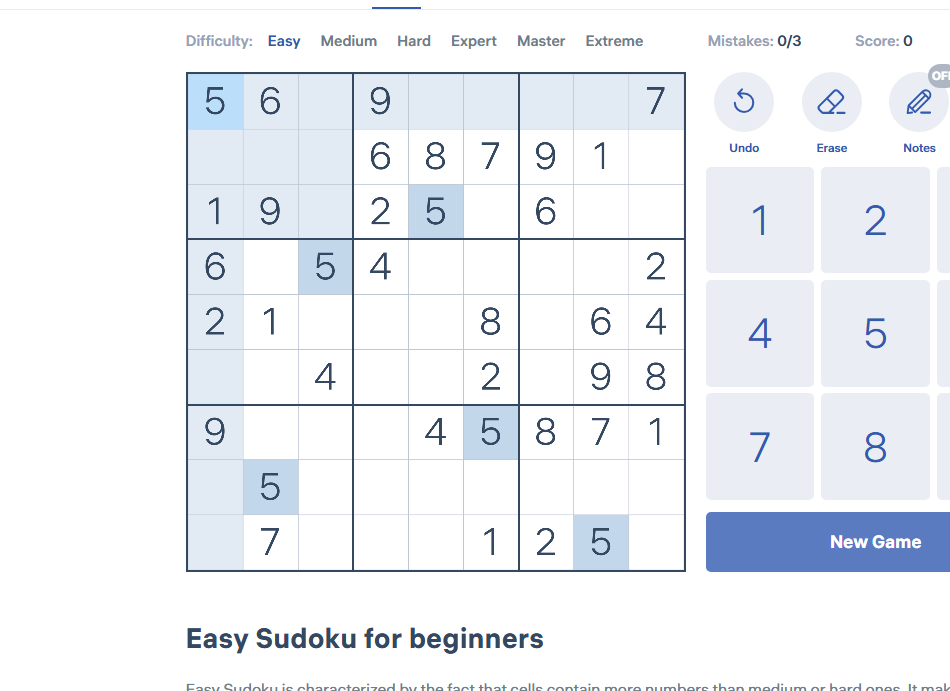
#> input picture Sudoku Solver/Regular Sudoku/Puzzles/puzzle6.png, 950 x 691 px
$ python sudokuMain.py
#> lines starting #> are read from the running program, lines starting #| are printed output that depends on the picture
### Sudoku Solver/Regular Sudoku/sudokuReader.py
import cv2
import sys
import os

class sudokuReader:
    def __init__(self, image):
#> called with image = 'Puzzles/puzzle6.png'
        sys.setrecursionlimit(10000)
        self.name = image
        print("Reading screenshot...")
        self.image = cv2.imread(self.name)
#> self.image is the input picture: shape (691, 950, 3); mean B, G, R 245.4, 240.9, 237.5
        self.height, self.width, self.channels = self.image.shape
#> self.height = 691; self.width = 950; self.channels = 3
        self.sudoku = []
        self.border_rgb = [97, 72, 52]
        self.cropImage()

    # [4 lines left out: function displayImage, not called in this run]

    def getRGBAt(self, image, row, col):
        return [value for value in image[row, col]]

    def changeRGBAt(self, image, row, col, rgb):
        image[row, col] = rgb

    def saveImage(self, name, image):
        cv2.imwrite(name, image)

    def cropImage(self):
        top_left, bottom_right = self.getBorderCoordinates()
#> top_left = (72, 186); bottom_right = (571, 685)
        if top_left == bottom_right == (-1, -1):
            print("Invalid Image")
            return
        self.image = self.image[top_left[0]:bottom_right[0]+1, top_left[1]:bottom_right[1]+1]
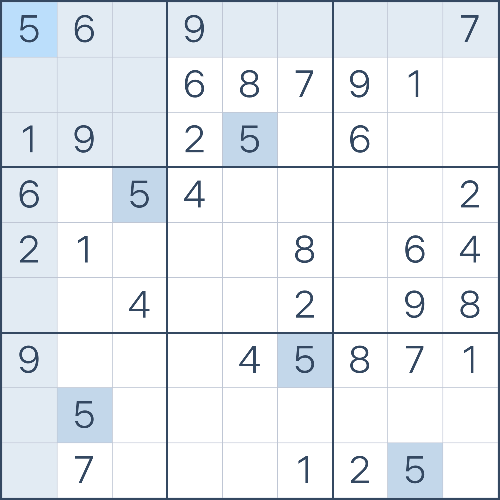
#> self.image: shape (500, 500, 3); mean B, G, R 241.3, 236.4, 231.5
        self.height, self.width, self.channels = self.image.shape
#> self.height = 500; self.width = 500
        self.saveImage(self.name, self.image)
        print("Sudoku has been extracted from the screenshot!")
        print()

    def getBorderCoordinates(self):
        top_left = (-1, -1)
        for i in range(self.height):
            top_left = (-1, -1)
            for j in range(self.width):
                if self.getRGBAt(self.image, i, j) == self.border_rgb:
                    top_left = (i, j)
                    break
            if top_left == (-1, -1):
                continue
            if top_left[0]+499 >= self.height or top_left[1]+499 >= self.width:
                continue
            top_left_rgb = self.getRGBAt(self.image, top_left[0], top_left[1])
            bottom_left_rgb = self.getRGBAt(self.image, top_left[0]+499, top_left[1])
            top_right_rgb = self.getRGBAt(self.image, top_left[0], top_left[1]+499)
            bottom_right_rgb = self.getRGBAt(self.image, top_left[0]+499, top_left[1]+499)
            if top_left_rgb == bottom_left_rgb == top_right_rgb == bottom_right_rgb:
                return top_left, (top_left[0]+499, top_left[1]+499)
        return (-1, -1), (-1, -1)

    # [89 lines left out: functions removeExtraColor, resizeNumberImage, setDataRow, saveNumbers, not called in this run]

    def getNumbersData(self, folder):
#> called with folder = 'Numbers'
        output = []
        with open(f"{folder}/data.txt", "r") as f:
#> (reads Sudoku Solver/Regular Sudoku/Numbers/data.txt from the repository)
            for line in f:
                line = line.rstrip().split(",")
                new_line = [int(line[0]), int(line[1])]
                for i in range(2, len(line), 2):
                    new_line.append((int(line[i][1:]), int(line[i+1][:-1])))
                output.append(new_line)
        return output

    def readGrid(self, folder):
        print("Reading Sudoku...")
        start = [2, 58, 113, 168, 223, 278, 334, 388, 443]
        change = [54, 53, 52, 53, 53, 53, 52, 53, 54]
        numbers_data = self.getNumbersData(folder)
        for i in range(9):
            row = []
            for j in range(9):
                number_image = self.resizeNumberImage(start, change, i, j)
                number_image, is_empty = self.removeExtraColor(number_image)
                if is_empty:
                    number = 0
                else:
                    number = self.readNumber(number_image, numbers_data)
                row.append(number)
            self.sudoku.append(row)
        print("Sudoku has been read!")
        print()

    # [12 lines left out: function convertNumberImageToBinary, not called in this run]

    def printNumber(self, binary_image):
        for row in binary_image:
            print("".join([str(x) for x in row]))

    # [63 lines left out: functions readNumber, hasClosedLoop, floodFill, not called in this run]

### Sudoku Solver/Regular Sudoku/sudokuMain.py
from sudokuReader import sudokuReader
from sudokuSolver import sudokuSolver

def main():
    sr = sudokuReader("Puzzles/puzzle6.png")
    sr.readGrid("Numbers")
    ss = sudokuSolver(sr.sudoku)
    ss.solve()
    ss.printSolution()

if __name__ == "__main__":
#> (the run stopped early here; a loop or call above may not have finished)
